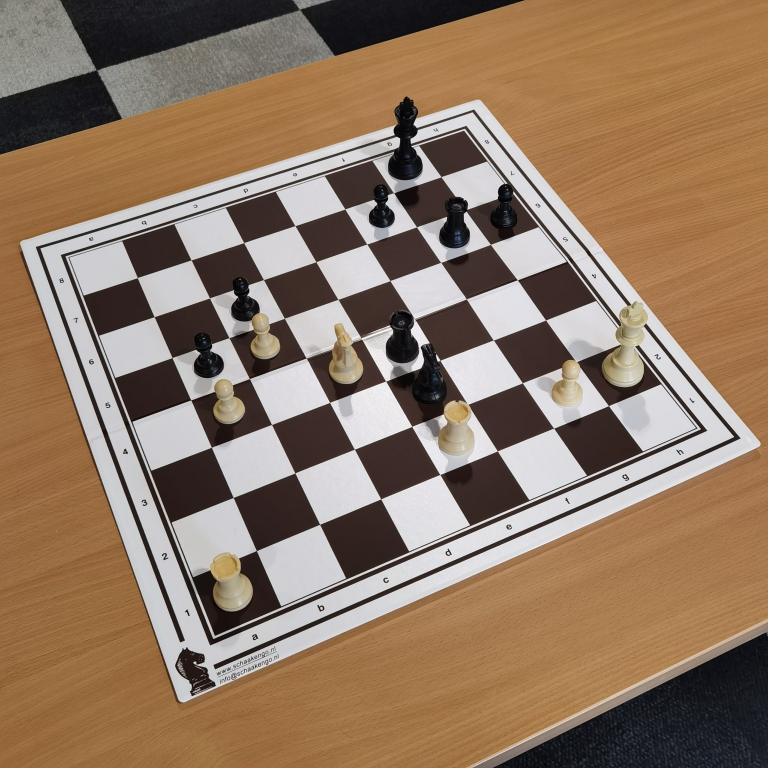
#> input picture VC_2425_Project_public/images/G000_IMG062.jpg, 3072 x 3072 px, found by its file name (shown at 1/4 size); its folder holds 4 pictures in this run
$ python resize.py
#> lines starting #> are read from the running program, lines starting #| are printed output that depends on the picture
import os
from PIL import Image

def resize_images(input_dir, output_dir, target_size=(640, 640)):
    """
    Resizes all images in the input directory to the target size and saves them to the output directory.

    Args:
        input_dir (str): Path to the directory containing the images to resize.
        output_dir (str): Path to the directory where resized images will be saved.
        target_size (tuple): Target size for resizing (width, height).
    """
#> called with target_size = (640, 640)
    if not os.path.exists(output_dir):
        os.makedirs(output_dir)

    for filename in os.listdir(input_dir):
        input_path = os.path.join(input_dir, filename)
        output_path = os.path.join(output_dir, filename)

        try:
            with Image.open(input_path) as img:
#> img is the input picture: PIL image 3072x3072 RGB; mean R, G, B 144.4, 120.5, 99.5
                img_resized = img.resize(target_size, Image.LANCZOS)
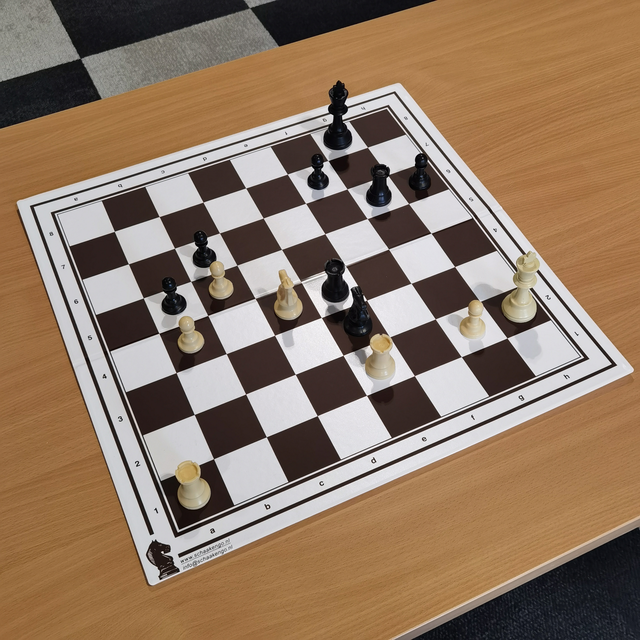
#> img_resized: PIL image 640x640 RGB; mean R, G, B 144.4, 120.5, 99.5
                img_resized.save(output_path)
                print(f"Resized and saved: {output_path}")
        except Exception as e:
            print(f"Error processing {input_path}: {e}")
#> pass 2 of the loop in resize_images, `for filename in os.listdir(input_dir):`:
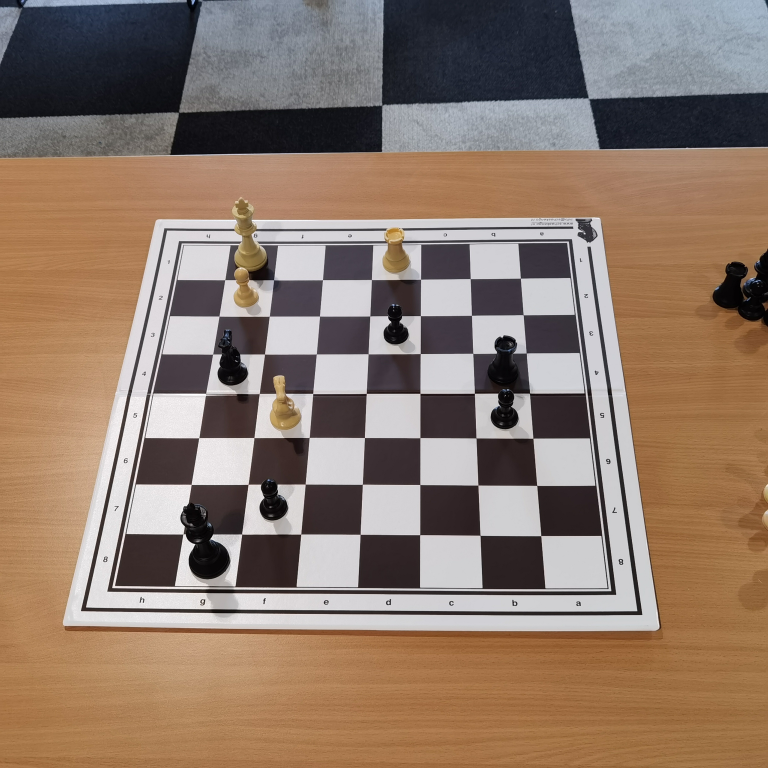
#> input picture VC_2425_Project_public/images/G000_IMG087.jpg, 3072 x 3072 px, found by its file name (shown at 1/4 size)
#> in resize_images, img is the input picture: PIL image 3072x3072 RGB; mean R, G, B 142.3, 121.4, 106.8
#> in resize_images, `img_resized = img.resize(target_size, Image.LANCZOS)`:
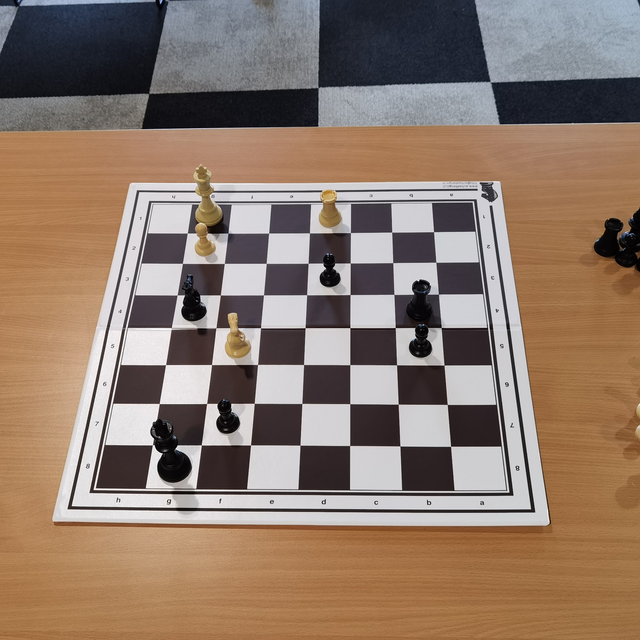
#> img_resized: PIL image 640x640 RGB; mean R, G, B 142.3, 121.4, 106.8
#> pass 3 of the loop in resize_images, `for filename in os.listdir(input_dir):`:
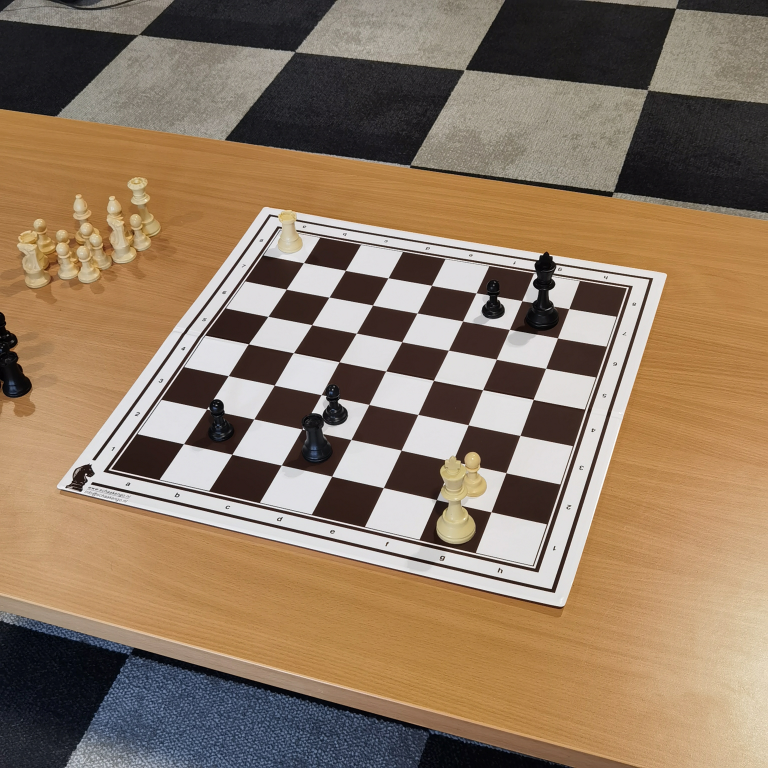
#> input picture VC_2425_Project_public/images/G000_IMG102.jpg, 3072 x 3072 px, found by its file name (shown at 1/4 size)
#> in resize_images, img is the input picture: PIL image 3072x3072 RGB; mean R, G, B 144.2, 121.9, 99.3
#> in resize_images, `img_resized = img.resize(target_size, Image.LANCZOS)`:
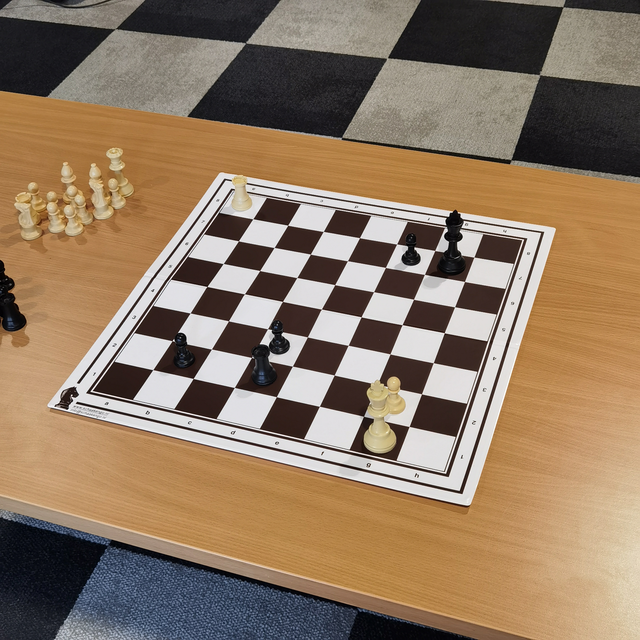
#> img_resized: PIL image 640x640 RGB; mean R, G, B 144.2, 121.9, 99.3
#> the loop made 4 passes; the first 3 are shown

if __name__ == "__main__":
    # Specify the input and output directories
    base_path = os.path.dirname(os.path.abspath(__file__))
    input_directory = os.path.join(base_path, 'training_inputs', 'chessred2k_YOLO', 'train', 'images')
    output_directory = os.path.join(base_path, 'training_inputs', 'chessred2k_YOLO', 'train', 'images_resized')

    # Resize images
    resize_images(input_directory, output_directory)
